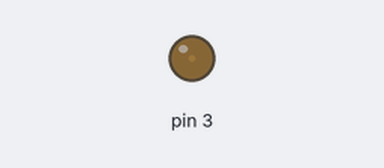
A sketch run on a simulated Arduino Uno, built with avr-gcc and run on an emulated ATmega328P. Shown: output pins drawn as LEDs (lit = HIGH).

Above: at 0.05 s.
At 0.5 s:
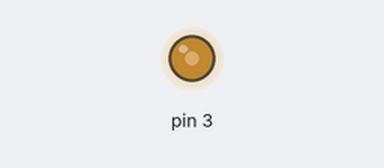
At 0.75 s:
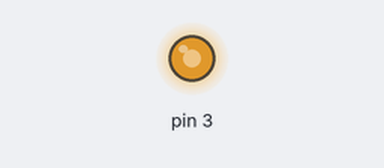
At 1.0 s:
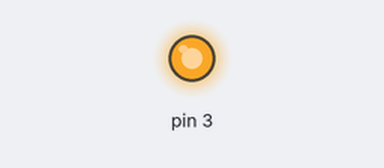
Timing chart, 0 to 3.0 s (numbered marks = the images above):
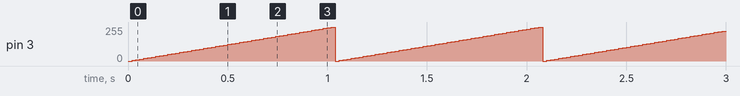

The sketch:

analogWrite.ino
```cpp
void setup() {
  // initialize digital pin LED_BUILTIN as an output.
  pinMode(3, OUTPUT);
//  pinMode(6, OUTPUT);
//  pinMode(9, OUTPUT);
}

void loop() {
  // put your main code here, to run repeatedly:
  for(int i = 0; i<=255; i=i+5)
  {
    analogWrite(3,i);
    delay(20);
//    analogWrite(6,255-i);
//    delay(20);
  }
  digitalWrite(3,LOW);
//  digitalWrite(6,HIGH);
}
```

Measured:
- by itself, pin 3: ramps from 0/255 to 255/255 and jumps back, once every 1.0 s
